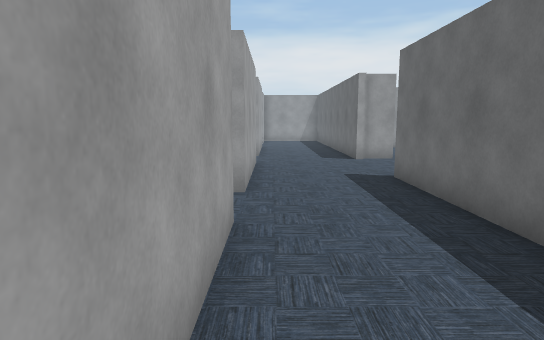
View 1 (above)

23 first-person views from a walk through a scene from a Unity 3-D project. The camera is 1.5 m above the floor, tilts 8° down and sees 75° across. Doors are open. The floor is counted in squares, 1 m on a side. Each view is taken from the middle of a square. On the plan, view 1 faces up. The plan holds only what a view shows up to about 16 squares ahead; the rest is blank. The place goes on beyond the plan. The player is left out. Some surface patterns are stand-ins.

View 2
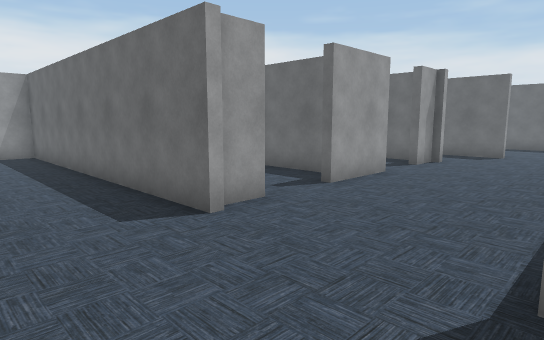

View 3
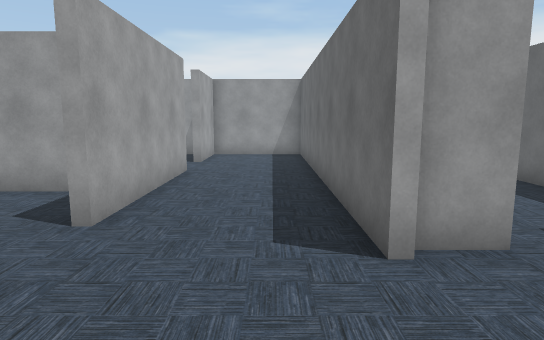

View 4
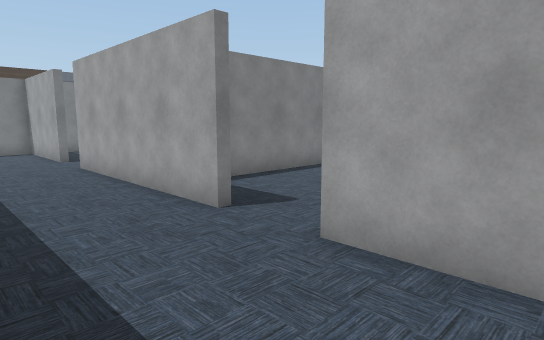

View 5
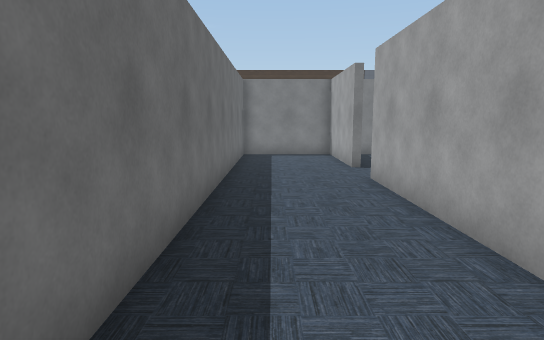

View 6
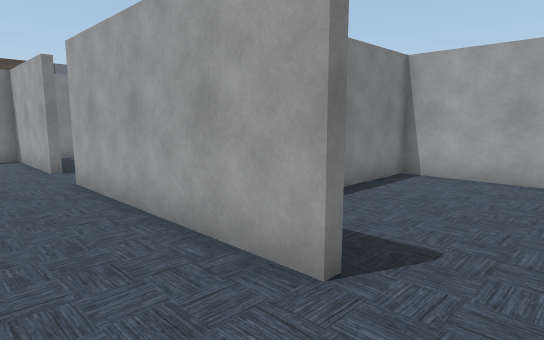

View 7
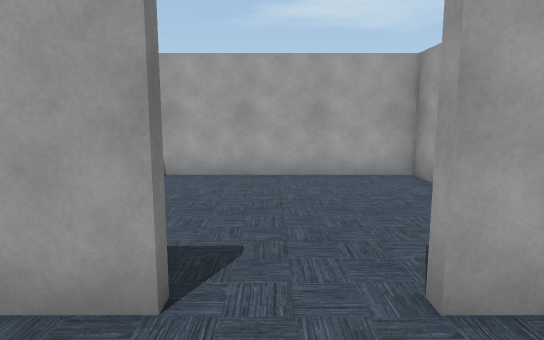

View 8
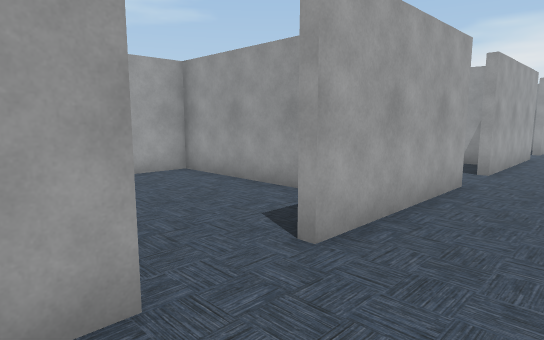

View 9
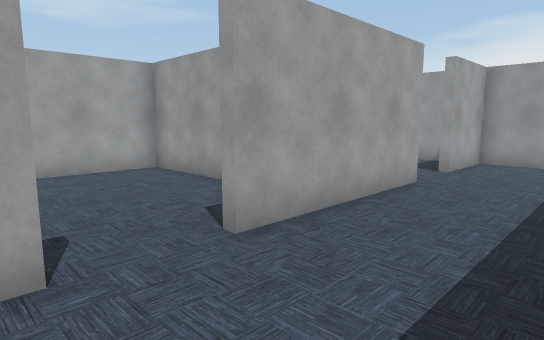

View 10
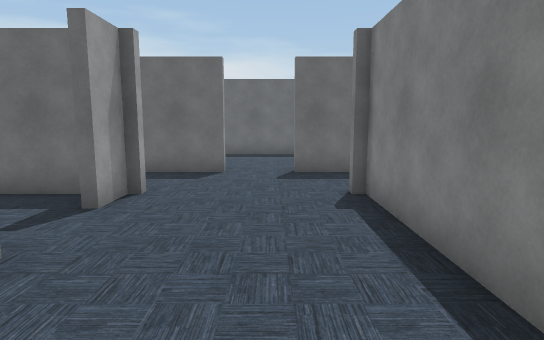

View 11
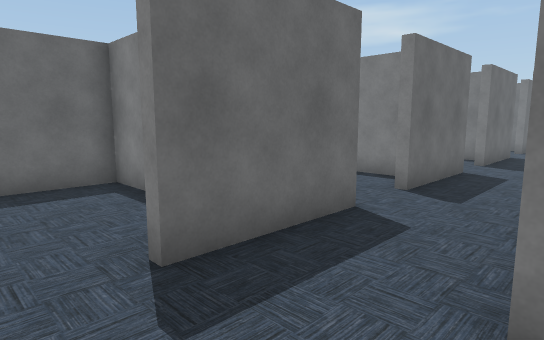

View 12
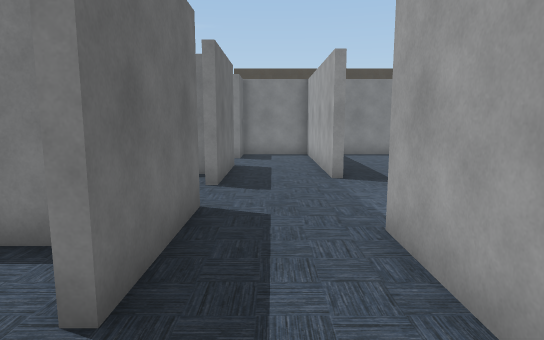

View 13
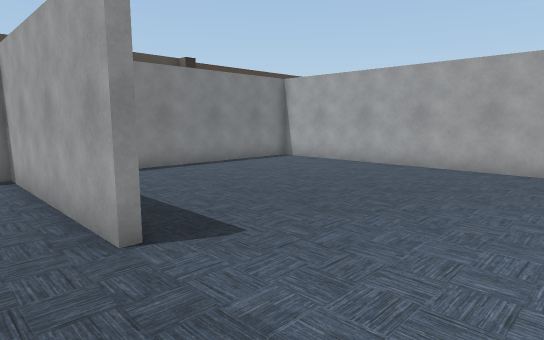

View 14
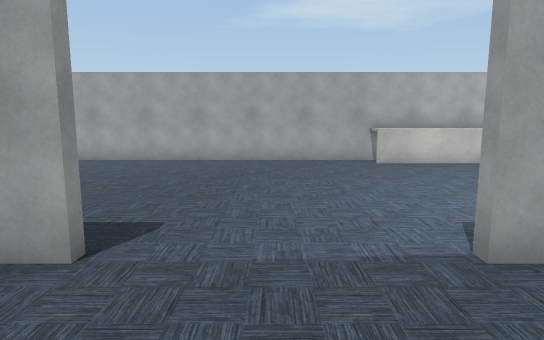

View 15
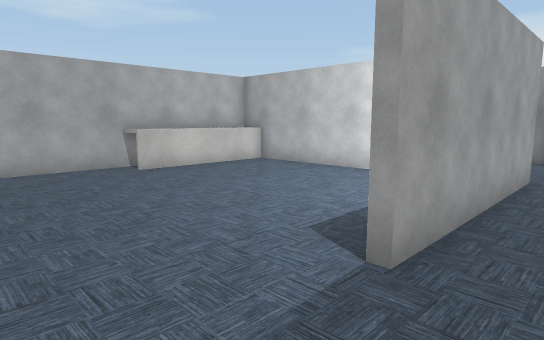

View 16
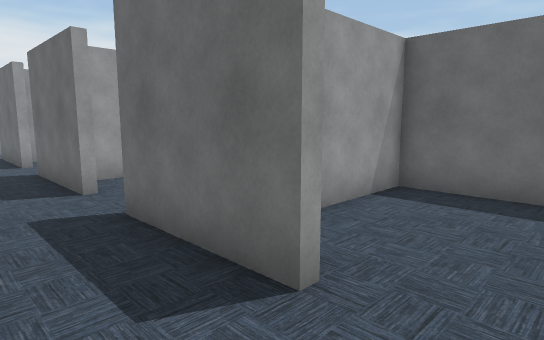

View 17
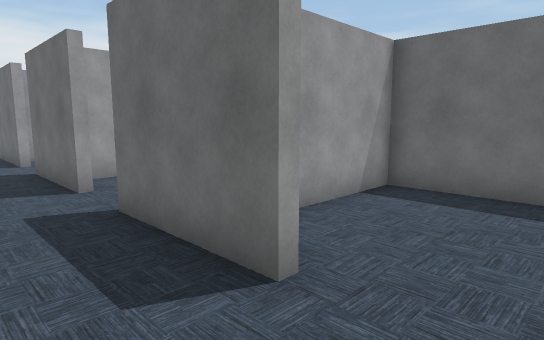

View 18
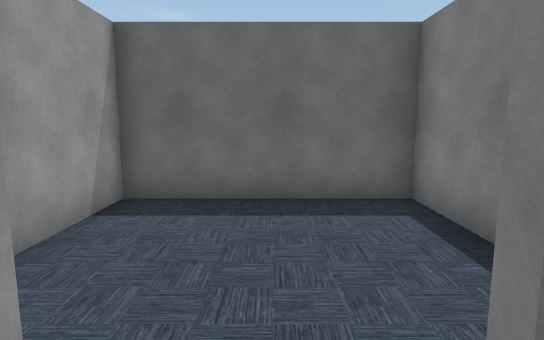

View 19
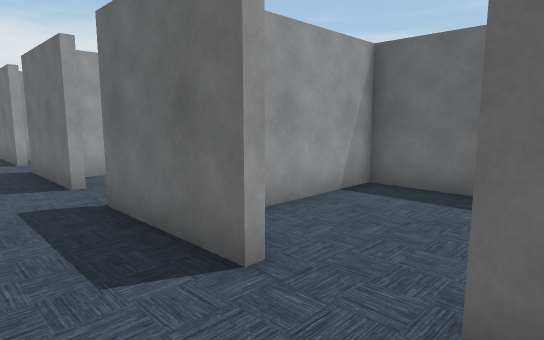

View 20
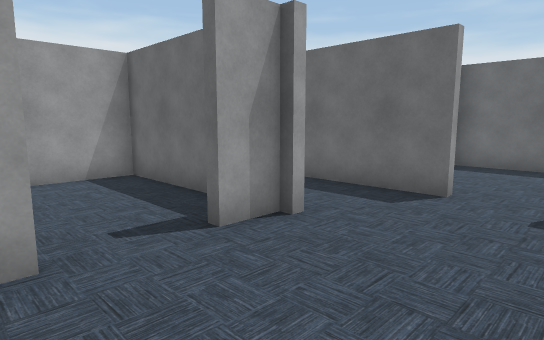

View 21
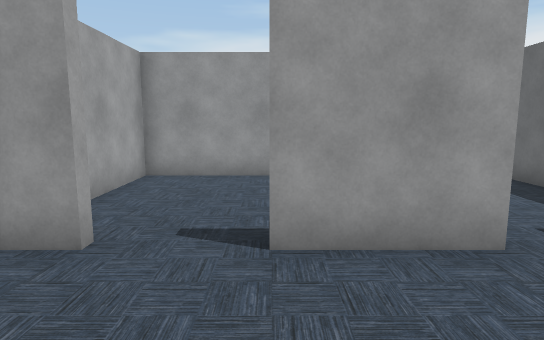

View 22
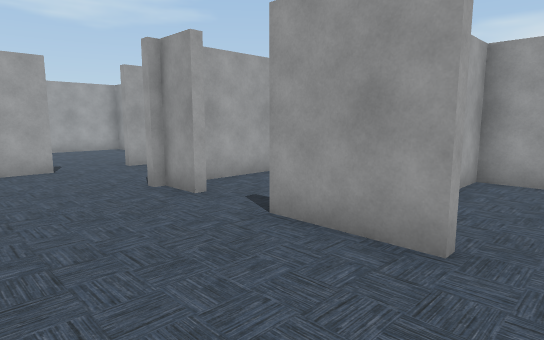

View 23
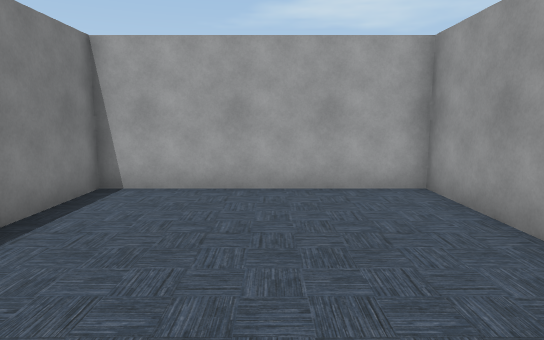

### Floor plan
Points are (right, up) in squares from view 1. A wall is a line through its corners. A room is listed if a view was taken in it or the views show most of it. See-through windows are left out.
Room 1 (views 1, 2, 3, 4, 5, 6, 7, 8, 9, 10, 11, 20, 21, 22, 23)
walls: (3.3, 13.6) (3.3, 25.7) (-0.6, 25.7) (-0.6, 22.7); (4.8, 14) (3.5, 14); (8.2, 9.1) (13.2, 9.1); (-0.6, 12.7) (-0.6, 7.2); (-0.6, 5.1) (-0.6, -2.3); (9.7, 14) (6.9, 14); (13.4, 9.4) (13.4, 7.4); (13.2, 14) (11.9, 14); (-0.6, 20.6) (-0.6, 14.9); (16.3, 7.5) (16.3, 10.4); (-0.6, -4.3) (-0.6, -8.7) (3.3, -8.7) (3.3, 9.4)
ways out: opening at (14.5, 8.5) to room 2; opening at (-1, 13.5) to room 5; opening at (-1, 6.5) to room 6; opening at (5.5, 14) to room 7; opening at (10.5, 14) to room 8; opening at (-1, -3.5); opening at (-1, 21.5); opening at (14.5, 13); opening at (16, 11.5)
Room 2 (views 12, 13, 15, 16, 19)
walls: (13.4, -2) (13.4, -4.5); (16.3, 0.9) (16.3, 4.6); (13.4, 7.4) (13.4, 2.2); (16.3, -4.9) (16.3, -1.1); (9.5, 8.8) (3.5, 8.8) (3.5, -8.7) (11.9, -8.7); (4.6, 8.8) (4.6, 3.7) (3.5, 3.7); (16.3, 6.6) (16.3, 7.5)
ways out: opening at (14.5, 8.5) to room 1; opening at (16, -0.5) to room 3; opening at (14.5, -3.5) to room 4; open door at (16, 5.5) to room 9
Room 3 (view 14)
walls: (21.7, -0.1) (21.7, 2.6) (17, 2.6); (16.8, -2.8) (17.4, -2.8)
ways out: opening at (16, -0.5) to room 2
Room 4 (views 17, 18)
walls: (19.1, -8.7) (21.7, -8.7) (21.7, -3.1) (18.5, -3.1); (13.4, -4.5) (13.4, -8.7) (16.3, -8.7) (16.3, -7)
ways out: opening at (14.5, -3.5) to room 2
Room 5 (no view inside)
walls: (-1.5, 17.4) (-7.7, 17.4) (-7.7, 10.2) (-4.8, 10.2)
ways out: opening at (-1, 13.5) to room 1
Room 6 (no view inside)
walls: (-3, 9.9) (-7.7, 9.9) (-7.7, 2.6) (-2.9, 2.6)
ways out: opening at (-1, 6.5) to room 1
Room 7 (no view inside)
walls: (4.8, 14.4) (4.8, 14); (7, 19.6) (3.5, 19.6) (3.5, 15); (8.2, 15.1) (8.2, 18.9)
ways out: opening at (5.5, 14) to room 1
Room 8 (no view inside)
walls: (9.7, 14.4) (9.7, 14); (11.9, 14) (11.9, 14.4); (13.2, 14.8) (13.2, 19.6) (8.5, 19.6) (8.5, 18.2)
ways out: opening at (10.5, 14) to room 1
Room 9 (no view inside)
walls: (21.7, 6) (21.7, 8.4) (16.9, 8.4); (17.2, 2.9) (18.6, 2.9)
ways out: open door at (16, 5.5) to room 2

Where each view was taken, in squares from view 1:
view 1: 0 up, 0 right, facing up
view 2: 9 up, 0 right, facing up-right
view 3: 10 up, 2 right, facing up
view 4: 10 up, 3 right, facing down-left
view 5: 7 up, 2 right, facing down
view 6: 7 up, 2 right, facing down-left
view 7: 6 up, 2 right, facing left
view 8: 4 up, 2 right, facing up-left
view 9: 12 up, 3 right, facing up-left
view 10: 11 up, 6 right, facing right
view 11: 12 up, 13 right, facing down-right
view 12: 7 up, 15 right, facing down
view 13: 2 up, 15 right, facing down-left
view 14: 0 up, 17 right, facing left
view 15: 1 down, 15 right, facing up-left
view 16: 1 down, 14 right, facing up-right
view 17: 7 down, 14 right, facing up-right
view 18: 6 down, 15 right, facing right
view 19: 4 up, 14 right, facing up-right
view 20: 10 up, 9 right, facing up-right
view 21: 10 up, 7 right, facing up
view 22: 10 up, 11 right, facing up-left
view 23: 14 up, 0 right, facing left
